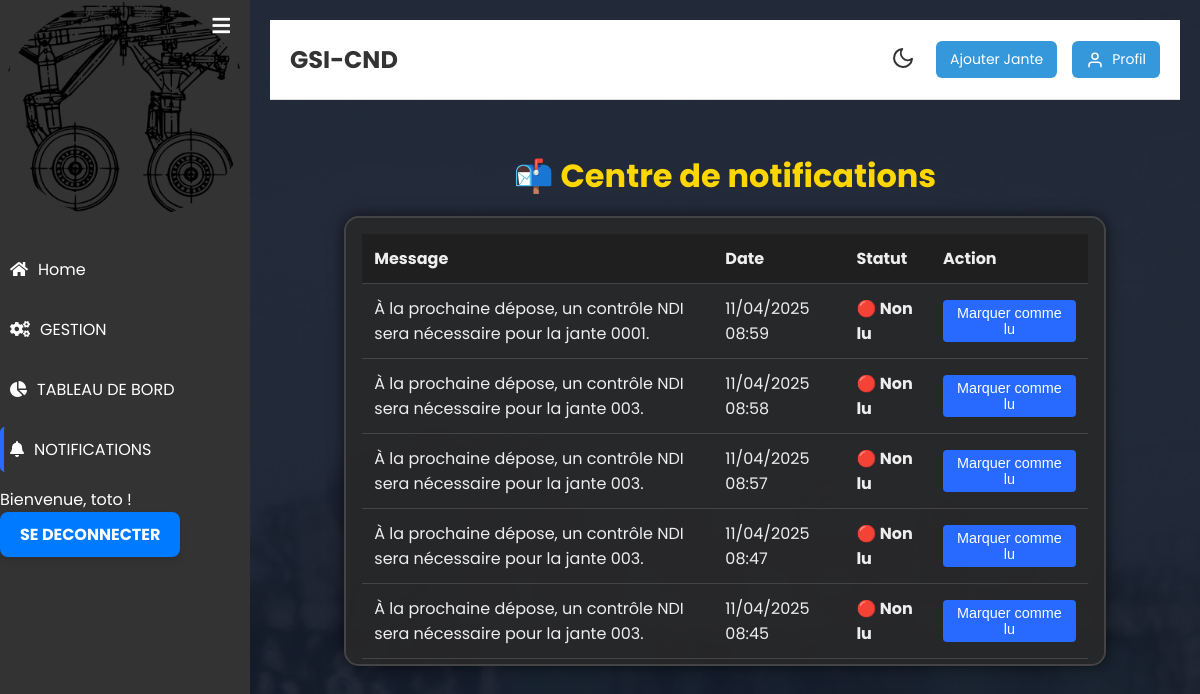
Page /NOTIFICATIONS/ (signed in) on the earlier database version.
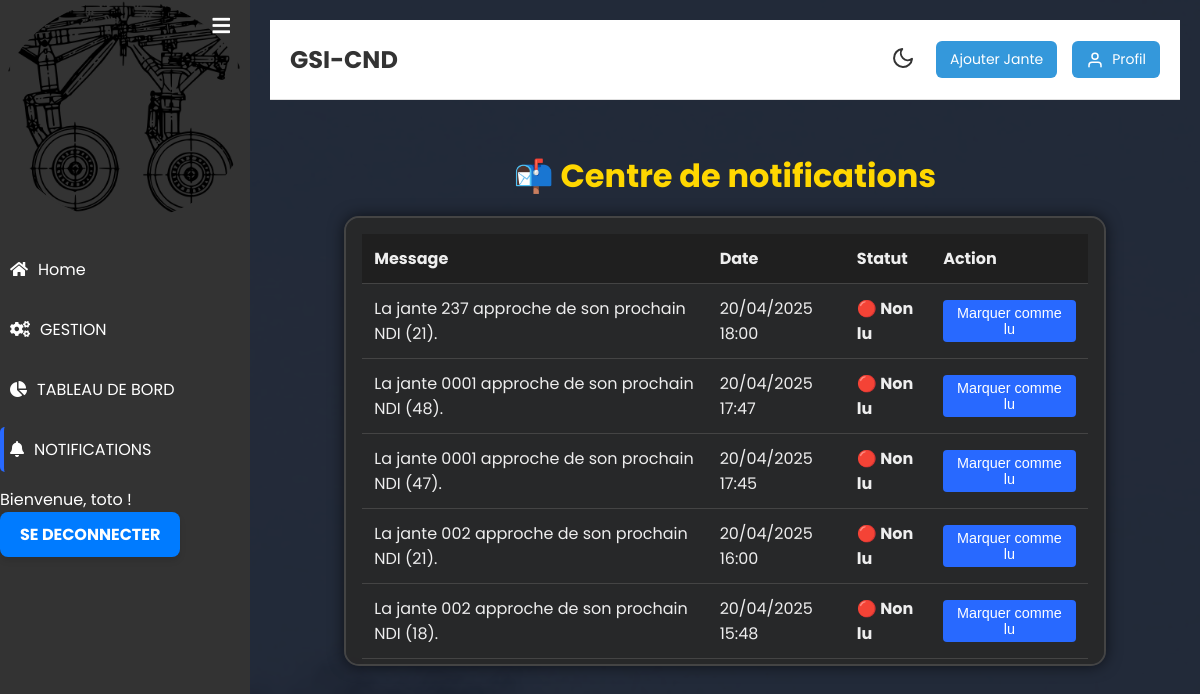
Same page on the later database version.
### blog/models.py (models this page shows, shortened)
class Notification(models.Model):
    message = models.CharField(max_length=255)
    created_at = models.DateTimeField(auto_now_add=True)
    is_read = models.BooleanField(default=False)

### blog/views.py (the view)
# urls.py: path('NOTIFICATIONS/', blog_views.NOTIFICATIONS_view, name='NOTIFICATIONS'),
@login_required
def NOTIFICATIONS_view(request):
    notifications = Notification.objects.all().order_by('-created_at')  # Trier par date décroissante
    return render(request, 'blog/NOTIFICATIONS.html', {'notifications': notifications})

### blog/context_processors.py (called while the page is built)
def notifications_processor(request):
    if request.user.is_authenticated:
        return {
            'notifications': Notification.objects.filter(is_read=False).order_by('-created_at')
        }
    return {}  # Ne retourne rien si l'utilisateur n'est pas connecté

### blog/templates/blog/NOTIFICATIONS.html (shortened to what this page needs)
{% extends "blog/base_blog.html" %}
{% block content %}
<div class="notifications-wrapper">
    <h2>📬 Centre de notifications</h2>
    {% if notifications %}
        <div class="notifications-dialogue-box">
            <table class="notifications-table">
                <thead>
                    <tr>
                        <th>Message</th>
                        <th>Date</th>
                        <th>Statut</th>
                        <th>Action</th>
                    </tr>
                </thead>
                <tbody>
                    {% for notification in notifications %}
                    <tr data-notification-id="{{ notification.id }}">
                        <td>{{ notification.message }}</td>
                        <td>{{ notification.created_at|date:"d/m/Y H:i" }}</td>
                        <td class="status-cell">🔴 Non lu</td>
                        <td class="action-cell">
                            <button class="mark-single-read-btn" data-notification-id="{{ notification.id }}">
                                Marquer comme lu
                            </button>
                        </td>
                    </tr>
                    {% endfor %}
                </tbody>
            </table>
        </div>
    {% else %}
        <p>Vous n'avez aucune notification.</p>
    {% endif %}
</div>
{% endblock content %}

Differences in the rows shown:
no longer on this page (row unchanged): Notification: message "À la prochaine dépose, un contrôle NDI sera nécessaire pour la jante 0001.", created_at "11/04/2025 08:59"
no longer on this page (row unchanged): Notification: message "À la prochaine dépose, un contrôle NDI sera nécessaire pour la jante 003.", created_at "11/04/2025 08:58"
no longer on this page (row unchanged): Notification: message "À la prochaine dépose, un contrôle NDI sera nécessaire pour la jante 003.", created_at "11/04/2025 08:57"
no longer on this page (row unchanged): Notification: message "À la prochaine dépose, un contrôle NDI sera nécessaire pour la jante 003.", created_at "11/04/2025 08:47"
no longer on this page (row unchanged): Notification: message "À la prochaine dépose, un contrôle NDI sera nécessaire pour la jante 003.", created_at "11/04/2025 08:45"
added Notification: message "La jante 237 approche de son prochain NDI (21).", created_at "20/04/2025 18:00"
added Notification: message "La jante 0001 approche de son prochain NDI (48).", created_at "20/04/2025 17:47"
added Notification: message "La jante 0001 approche de son prochain NDI (47).", created_at "20/04/2025 17:45"
added Notification: message "La jante 002 approche de son prochain NDI (21).", created_at "20/04/2025 16:00"
added Notification: message "La jante 002 approche de son prochain NDI (18).", created_at "20/04/2025 15:48"
